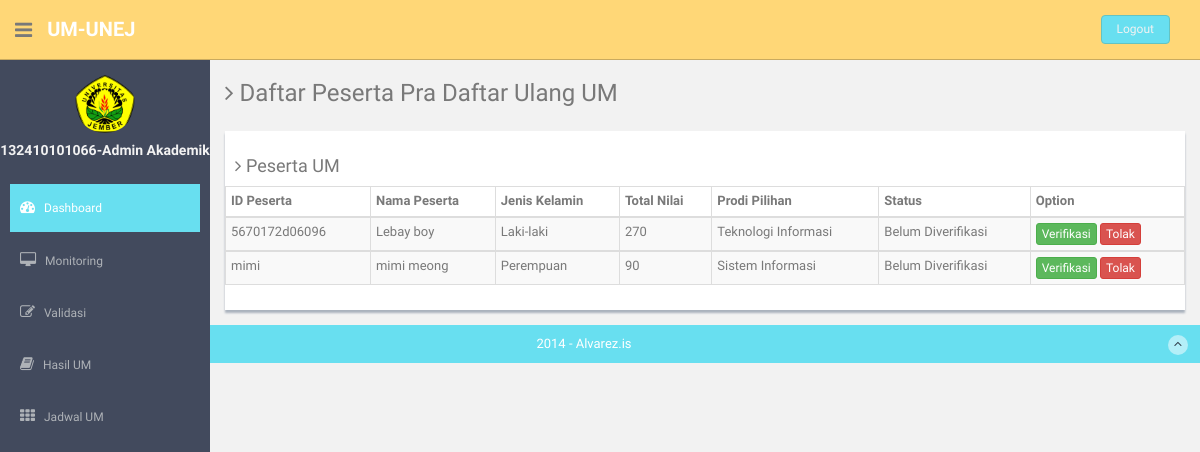
The page /index.php?PreDU (signed in) on the database its author committed.
### tables this page shows
CREATE TABLE IF NOT EXISTS `tb_peserta_um` (
  `id_peserta` varchar(13) NOT NULL,
  `password` varchar(8) NOT NULL,
  `nama_peserta` varchar(20) NOT NULL,
  `jenis_kelamin` varchar(1) DEFAULT NULL,
  `Tanggal_Lahir` date NOT NULL,
  `Tempat_Lahir` varchar(15) NOT NULL,
  `alamat_tinggal` varchar(25) NOT NULL,
  `Nama_Ayah` varchar(20) NOT NULL,
  `Nama_Ibu` varchar(20) NOT NULL,
  `id_pekerjaan` varchar(3) DEFAULT NULL,
  `nama_sma_smk` varchar(30) NOT NULL,
  `id_jurusan_sma` varchar(1) DEFAULT NULL,
  `tahun_lulus` year(4) NOT NULL,
  `rata_rata_nilai_un` float NOT NULL,
  `id_prodi_pilihan` varchar(4) DEFAULT NULL,
  `id_lokasi` varchar(5) NOT NULL,
  `nilai_um_tkd` float NOT NULL,
  `nilai_um_bahasa` float NOT NULL,
  `nilai_um_mipa` float NOT NULL,
  `nilai_total` int(3) NOT NULL,
  `id_editable` int(11) NOT NULL,
  `status_lulus` varchar(1) NOT NULL,
  `validasi_data_mhs` int(1) NOT NULL,
  `id_ukt_mahasiswa` varchar(1) DEFAULT NULL,
  `ver_ukt_kmhs` int(1) NOT NULL,
  `ver_ukt_skr1` int(1) NOT NULL,
  `ver_ukt_dekan` int(1) NOT NULL,
  `verifikasi_data_mhs` int(1) NOT NULL,
  PRIMARY KEY (`id_peserta`),
  KEY `id_jenis_kelamin` (`jenis_kelamin`),
  KEY `jurusan_sma` (`id_jurusan_sma`,`id_prodi_pilihan`),
  KEY `id_ukt_mahasiswa` (`id_ukt_mahasiswa`),
  KEY `id_lokasi` (`id_lokasi`),
  KEY `id_pekerjaan` (`id_pekerjaan`),
  KEY `id_jurusan_sma` (`id_jurusan_sma`),
  KEY `id_prodi_pilihan` (`id_prodi_pilihan`)
);

CREATE TABLE IF NOT EXISTS `tb_jenis_kelamin` (
  `id_jenis_kelamin` varchar(1) NOT NULL,
  `jenis_kelamin` varchar(9) NOT NULL,
  PRIMARY KEY (`id_jenis_kelamin`)
);

CREATE TABLE IF NOT EXISTS `tb_prodi` (
  `id_prodi` varchar(4) NOT NULL,
  `nama_prodi` varchar(30) NOT NULL,
  `batas_nilai_minimal` int(3) NOT NULL,
  `kuota_maksimal` int(4) NOT NULL,
  `id_fakultas` varchar(2) NOT NULL,
  PRIMARY KEY (`id_prodi`),
  KEY `id_fakultas` (`id_fakultas`)
);

### controller/controller.php (called while the page is built, shortened)
<?php
	include "model/model.php";
	class controller{
		public $model;
		function __construct(){
			$this->model = new model();
		}
function viewVer1(){
			  $profil = $this->model->getIsiVer1();
             include 'view/ver1Akad.php';
	}
	}
?>

### model/model.php (called while the page is built, shortened)
 <?php
	class model{
        function getIsiVer1(){
			$data=null;
			$sql = mysql_query("select * from tb_peserta_um mm
	join tb_prodi pd on mm.id_prodi_pilihan=pd.id_prodi
 join tb_jenis_kelamin kl on kl.id_jenis_kelamin= mm.jenis_kelamin
	 join   tb_lokasi_ujian_um um on mm.id_lokasi=um.id_lokasi
	 where status_lulus='L' and validasi_data_mhs =0
	  ");
		$indeks=0;
			while($radata=mysql_fetch_array($sql)){
        $data [$indeks]["id"]=$radata["id_peserta"];
        $data [$indeks]["nama"]=$radata["nama_peserta"];
        $data [$indeks]["jenis_kelamin"]=$radata["jenis_kelamin"];
        $data [$indeks]["nilaitotal"]=$radata["nilai_total"];
         $data [$indeks]["namaprodi"]=$radata["nama_prodi"];
         $data [$indeks]["status"]=$radata["validasi_data_mhs"];
$indeks=$indeks+1;
        }
        return $data;
        }
	}
?>

### view/ver1Akad.php (the view, shortened to what this page needs)
<?php
$id=$_SESSION["idAdm"];
?>
<!DOCTYPE html>
<html lang="en">
  <head>
    <link href="assets/css/bootstrap.css" rel="stylesheet">
    <link href="assets/font-awesome/css/font-awesome.css" rel="stylesheet" />
    <link rel="stylesheet" type="text/css" href="assets/css/zabuto_calendar.css">
    <link rel="stylesheet" type="text/css" href="assets/js/gritter/css/jquery.gritter.css" />
    <link rel="stylesheet" type="text/css" href="assets/lineicons/style.css">
    <link href="assets/css/style.css" rel="stylesheet">
    <link href="assets/css/style-responsive.css" rel="stylesheet">
  </head>
  <body>
  <section id="container" >
      <header class="header black-bg">
              <div class="sidebar-toggle-box">
                  <div class="fa fa-bars tooltips" data-placement="right" data-original-title="Toggle Navigation"></div>
              </div>
            <a href="index.html" class="logo"><b>UM-UNEJ</b></a>
            <div class="top-menu">
              <ul class="nav pull-right top-menu">
                    <li><a class="logout" href="index.php?logout">Logout</a></li>
              </ul>
            </div>
        </header>
      <aside>
          <div id="sidebar"  class="nav-collapse ">
              <ul class="sidebar-menu" id="nav-accordion">
                  <p class="centered"><a href="index.php?AdmAkad"><img src="assets/img/ui-sam.jpg" class="img-circle" width="60"></a></p>
                  <h5 class="centered"> <?php echo  $id; ?>-Admin Akademik</h5>
                  <li class="mt">
                      <a class="active" href="index.php?AdmAkad">
                          <i class="fa fa-dashboard"></i>
                          <span>Dashboard</span>
                      </a>
                  </li>
                  <li class="sub-menu">
                      <a href="javascript:;" >
                          <i class="fa fa-desktop"></i>
                          <span>Monitoring</span>
                      </a>
                  </li>
                  <li class="sub-menu">
                      <a href="javascript:;" >
                          <i class="fa fa-edit"></i>
                          <span>Validasi</span>
                      </a>
                  </li>
                  <li class="sub-menu">
                      <a href="javascript:;" >
                          <i class="fa fa-book"></i>
                          <span>Hasil UM</span>
                      </a>
                  </li>
                  <li class="sub-menu">
                      <a href="javascript:;" >
                          <i class="fa fa-th"></i>
                          <span>Jadwal UM</span>
                      </a>
                  </li>
              </ul>
          </div>
      </aside>
      <section id="main-content">
          <section class="wrapper">
          	<h3><i class="fa fa-angle-right"></i> Daftar Peserta Pra  Daftar Ulang UM</h3>
		  		        <div class="row mt">
              <div class="col-lg-12">
                      <div class="content-panel">
              <h4><i class="fa fa-angle-right"></i> Peserta UM</h4>
                          <section id="no-more-tables">
                              <table class="table table-bordered table-striped table-condensed cf">
                                  <thead class="cf">
                              <tr>
                                  <th>ID Peserta</th>
                                  <th class="numeric" >Nama Peserta</th>
                                  <th class="numeric">Jenis Kelamin</th>
                                  <th class="numeric">Total Nilai</th>
                                  <th class="numeric">Prodi Pilihan</th>
                                  <th class="numeric">Status</th>
                                  <th class="numeric">Option</th>
                              </tr>
                              </thead>
                                <?php
                                if($profil!=null){
foreach ( $profil as $var ) {
?>                              <tbody>
                             <tr>
    <td class="numeric" data-title="ID"><?php echo $var['id'];
    $idp= $var['id'];?>&nbsp;</td>
    <td class="numeric" data-title="Nama"><?php echo $var['nama'];?></td>
    <td class="numeric" data-title="Password"><?php echo $var['jenis_kelamin'];?>&nbsp;</td>
    <td class="numeric" data-title="Lokasi Ujian"><?php echo $var['nilaitotal'];  $totp= $var['nilaitotal'];?>&nbsp;</td>
    <td class="numeric" data-title="Prodi Pilihan"><?php echo $var['namaprodi'];?></td>
    <td class="numeric" data-title="Prodi Pilihan"><?php if($var['status']=='0'){echo "Belum Diverifikasi";
    };?></td>
    <td class="numeric" data-title="Option"><a  class="btn btn-success btn-xs" href="index.php?ver1akad&id=<?php echo $idp ?>&tot=<?php echo $totp;?>&st=<?php echo "1";?>">Verifikasi</a>
    <a  class="btn btn-danger btn-xs" href="index.php?ver1akad&id=<?php echo $idp ?>&tot=<?php echo $totp;?>&st=<?php echo "2";?>">Tolak</a> </td>
  </tr>
 <?php }
 } else { ?>   <h3>Maaf Daftar Peserta Kosong</h3> <?php }?>
                              </tbody>
                          </table>
                          </section>
                  </div>
               </div>
		  	</div>
 		</section>
      </section>
      <footer class="site-footer">
          <div class="text-center">
              2014 - Alvarez.is
              <a href="pesertaum.php" class="go-top">
                  <i class="fa fa-angle-up"></i>
              </a>
          </div>
      </footer>
  </section>
  </body>
</html>

### assets/css/style.css (style rules this page uses)
body { color: #797979; background: #f2f2f2; font-family: 'Ruda', sans-serif; padding: 0px !important; margin: 0px !important; font-size:13px; }
ul li { list-style: none; }
a, a:hover, a:focus { text-decoration: none; outline: none; }
#container { width: 100%; height: 100%; }
.centered { text-align: center; }
.mt { margin-top: 25px; }
ul.top-menu > li > .logout { color: #f2f2f2; font-size: 12px; border-radius: 4px; -webkit-border-radius: 4px; border: 1px solid #64c3c2 !important; padding: 5px 15px; margin-right: 15px; background: #68dff0; margin-top: 15px; }
#sidebar { width: 210px; height: 100%; position: fixed; background: #424a5d; }
#sidebar h5 { color: #f2f2f2; font-weight: 700; }
#sidebar ul li { position: relative; }
ul.sidebar-menu , ul.sidebar-menu li ul.sub { margin: -2px 0 0; padding: 0; }
ul.sidebar-menu { margin-top: 75px; }
ul.sidebar-menu li { margin-bottom: 5px; margin-left:10px; margin-right:10px; }
ul.sidebar-menu li.sub-menu { line-height: 15px; }
ul.sidebar-menu li a span { display: inline-block; }
ul.sidebar-menu li a { color: #aeb2b7; text-decoration: none; display: block; padding: 15px 0 15px 10px; font-size: 12px; outline: none; -webkit-transition: all 0.3s ease; -moz-transition: all 0.3s ease; -o-transition: all 0.3s ease; -ms-transition: all 0.3s ease; transition: all 0.3s ease; }
ul.sidebar-menu li a.active, ul.sidebar-menu li a:hover, ul.sidebar-menu li a:focus { background: #68dff0; color: #fff; display: block; -webkit-transition: all 0.3s ease; -moz-transition: all 0.3s ease; -o-transition: all 0.3s ease; -ms-transition: all 0.3s ease; transition: all 0.3s ease; }
ul.sidebar-menu li a i { font-size: 15px; padding-right: 6px; }
ul.sidebar-menu li a.active i { color: #fff; }
#main-content { margin-left: 210px; }
.header, .footer { min-height: 60px; padding: 0 15px; }
.header { position: fixed; left: 0; right: 0; z-index: 1002; }
.black-bg { background: #ffd777; border-bottom: 1px solid #c9aa5f; }
.wrapper { display: inline-block; margin-top: 60px; padding-left: 15px; padding-right: 15px; padding-bottom: 15px; padding-top: 0px; width: 100%; }
a.logo { font-size: 20px; color: #ffffff; float: left; margin-top: 15px; text-transform: uppercase; }
a.logo b { font-weight: 900; }
#top_menu .nav > li, ul.top-menu > li { float: left; }
ul.top-menu > li > a { color: #666666; font-size: 16px; border-radius: 4px; -webkit-border-radius: 4px; border:1px solid #666666 !important; padding: 2px 6px; margin-right: 15px; }
.sidebar-toggle-box { float: left; padding-right: 15px; margin-top: 20px; }
.sidebar-toggle-box .fa-bars { cursor: pointer; display: inline-block; font-size: 20px; }
.content-panel { background: #ffffff; box-shadow: 0px 3px 2px #aab2bd; padding-top: 15px; padding-bottom: 5px; }
.content-panel h4 { margin-left: 10px; }
.site-footer { background: #68dff0; color: #fff; padding: 10px 0; }
.go-top { margin-right: 1%; float: right; background: rgba(255,255,255,.5); width: 20px; height: 20px; border-radius: 50%; -webkit-border-radius: 50%; }
.go-top i { color: #2A3542; }

### rows shown on the page
tb_peserta_um: id_peserta "5670172d06096", nama_peserta "Lebay boy", jenis_kelamin.jenis_kelamin "Laki-laki", nilai_total "270", id_prodi_pilihan.nama_prodi "Teknologi Informasi"
tb_peserta_um: id_peserta "mimi", nama_peserta "mimi meong", jenis_kelamin.jenis_kelamin "Perempuan", nilai_total "90", id_prodi_pilihan.nama_prodi "Sistem Informasi"

### other values the page prints
$id "132410101066"
